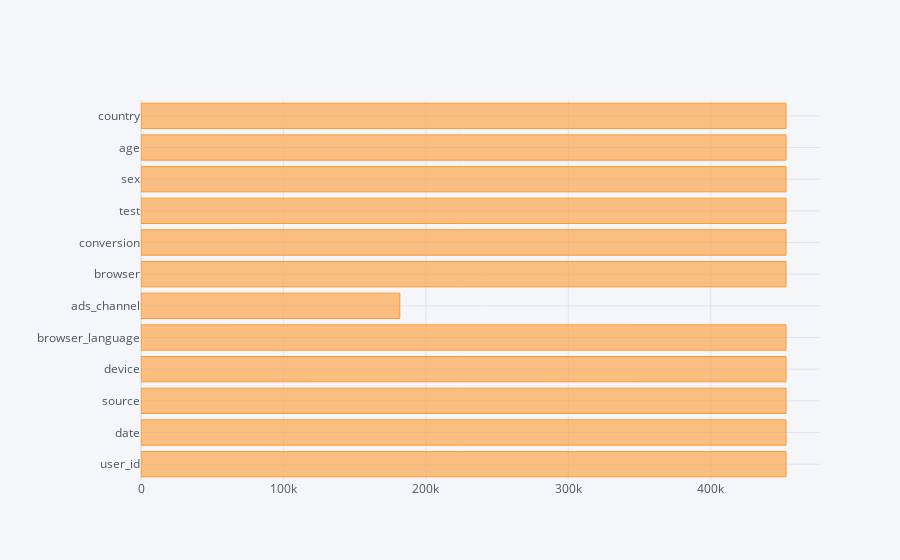

Here is the notebook cell this chart was saved with:
### Code cell
# check missing values
data.count().iplot(kind='barh')

### Figure 1 — Plotly figure (JSON) as saved in the notebook; plotly's stock layout.template omitted (floating-point values rounded to 4 significant figures)
{"data": [{"marker": {"color": "rgba(255, 153, 51, 0.6)", "line": {"color": "rgba(255, 153, 51, 1.0)", "width": 1}}, "name": "None", "orientation": "h", "text": "", "type": "bar", "x": [452867, 452867, 452867, 452867, 452867, 181693, 452867, 452867, 452867, 452867, 452867, 452867], "y": ["user_id", "date", "source", "device", "browser_language", "ads_channel", "browser", "conversion", "test", "sex", "age", "country"]}], "layout": {"legend": {"bgcolor": "#F5F6F9", "font": {"color": "#4D5663"}}, "paper_bgcolor": "#F5F6F9", "plot_bgcolor": "#F5F6F9", "title": {"font": {"color": "#4D5663"}}, "xaxis": {"gridcolor": "#E1E5ED", "showgrid": true, "tickfont": {"color": "#4D5663"}, "title": {"font": {"color": "#4D5663"}, "text": ""}, "zerolinecolor": "#E1E5ED"}, "yaxis": {"gridcolor": "#E1E5ED", "showgrid": true, "tickfont": {"color": "#4D5663"}, "title": {"font": {"color": "#4D5663"}, "text": ""}, "zerolinecolor": "#E1E5ED"}}}
